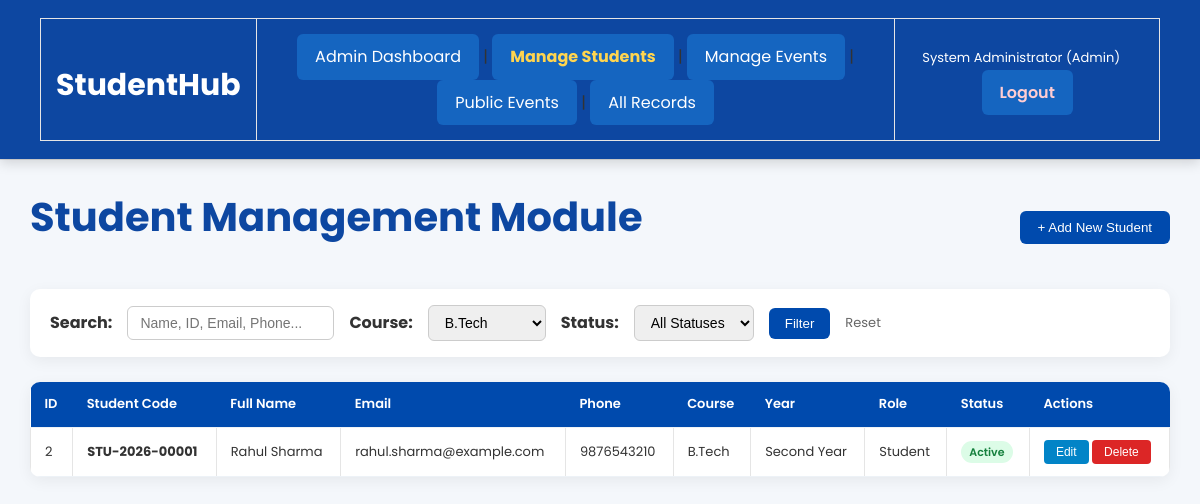
/manage_students.php?course=B.Tech (signed in), run on the app's committed database.
### tables this page shows
CREATE TABLE IF NOT EXISTS `students` (
    `id` INT AUTO_INCREMENT PRIMARY KEY,
    `student_id` VARCHAR(25) NOT NULL UNIQUE,
    `fullname` VARCHAR(100) NOT NULL,
    `username` VARCHAR(50) DEFAULT NULL UNIQUE,
    `email` VARCHAR(100) NOT NULL UNIQUE,
    `phone` VARCHAR(15) NOT NULL,
    `password_hash` VARCHAR(255) NOT NULL,
    `role` ENUM('Student', 'Admin') DEFAULT 'Student',
    `course` VARCHAR(50) NOT NULL,
    `year` VARCHAR(30) NOT NULL,
    `gender` ENUM('Male', 'Female', 'Other') NOT NULL,
    `status` ENUM('Active', 'Suspended', 'Pending') DEFAULT 'Active',
    `remember_token` VARCHAR(255) DEFAULT NULL,
    `created_at` TIMESTAMP DEFAULT CURRENT_TIMESTAMP,
    `updated_at` TIMESTAMP DEFAULT CURRENT_TIMESTAMP ON UPDATE CURRENT_TIMESTAMP,
    INDEX `idx_students_email` (`email`),
    INDEX `idx_students_course` (`course`),
    INDEX `idx_students_role` (`role`)
);

### manage_students.php (the view, shortened to what this page needs)
<?php
require_once __DIR__ . '/session_helper.php';
$conn = get_db_connection();
$search = trim($_GET['search'] ?? '');
$filterCourse = trim($_GET['course'] ?? '');
$sql = "SELECT id, student_id, fullname, username, email, phone, course, year, gender, status, role, created_at FROM students WHERE 1=1";
$params = [];
$types = "";
if (!empty($filterCourse) && $filterCourse !== 'All') {
    $sql .= " AND course = ?";
    $params[] = $filterCourse;
    $types .= "s";
}
$sql .= " ORDER BY id DESC";
$students = [];
$stmt = $conn->prepare($sql);
if ($stmt) {
    if (!empty($params)) {
        $stmt->bind_param($types, ...$params);
    }
    $stmt->execute();
    $res = $stmt->get_result();
    while ($row = $res->fetch_assoc()) {
        $students[] = $row;
    }
}
?>
<!DOCTYPE html>
<html lang="en">
<head>
    <link rel="stylesheet" href="dashboard.css">
    <link rel="stylesheet" href="common.css">
</head>
<body>
<hr>
<main class="admin-container">
    <div class="admin-header-bar">
        <h1>Student Management Module</h1>
        <button class="btn-add" onclick="openAddModal()">+ Add New Student</button>
    </div>
    <form method="get" action="manage_students.php" class="filter-panel">
        <label><strong>Search:</strong></label>
        <input type="text" name="search" placeholder="Name, ID, Email, Phone..." value="<?php echo htmlspecialchars($search); ?>">
        <label><strong>Course:</strong></label>
        <select name="course">
            <?php foreach (['B.Tech', 'BCA', 'B.Sc', 'M.Tech', 'MCA'] as $c): ?>
            <option value="<?php echo $c; ?>" <?php if ($filterCourse === $c) echo 'selected'; ?>><?php echo $c; ?></option>
            <?php endforeach; ?>
        </select>
        <label><strong>Status:</strong></label>
        <select name="status">
            <option value="All">All Statuses</option>
        </select>
        <button type="submit" class="btn-add" style="padding:8px 16px;">Filter</button>
        <a href="manage_students.php" style="color:#666;font-size:13px;text-decoration:none;">Reset</a>
    </form>
    <table class="data-table">
        <thead>
            <tr>
                <th>ID</th>
                <th>Student Code</th>
                <th>Full Name</th>
                <th>Email</th>
                <th>Phone</th>
                <th>Course</th>
                <th>Year</th>
                <th>Role</th>
                <th>Status</th>
                <th>Actions</th>
            </tr>
        </thead>
        <tbody>
            <?php if (!empty($students)): ?>
                <?php foreach ($students as $s): ?>
                <tr>
                    <td><?php echo $s['id']; ?></td>
                    <td><strong><?php echo htmlspecialchars($s['student_id']); ?></strong></td>
                    <td><?php echo htmlspecialchars($s['fullname']); ?></td>
                    <td><?php echo htmlspecialchars($s['email']); ?></td>
                    <td><?php echo htmlspecialchars($s['phone']); ?></td>
                    <td><?php echo htmlspecialchars($s['course']); ?></td>
                    <td><?php echo htmlspecialchars($s['year']); ?></td>
                    <td><?php echo htmlspecialchars($s['role']); ?></td>
                    <td><span class="status-pill status-<?php echo htmlspecialchars($s['status']); ?>"><?php echo htmlspecialchars($s['status']); ?></span></td>
                    <td style="white-space:nowrap;">
                        <button class="btn-action-edit" onclick='openEditModal(<?php echo json_encode($s); ?>)'>Edit</button>
                        <form method="post" action="manage_students.php" style="display:inline;" onsubmit="return confirm('Are you sure you want to delete this student record?');">
                            <button type="submit" class="btn-action-del">Delete</button>
                        </form>
                    </td>
                </tr>
                <?php endforeach; ?>
            <?php else: ?>
                <tr>
                    <td colspan="10" align="center" style="padding:30px;color:#777;">No students found matching your criteria.</td>
                </tr>
            <?php endif; ?>
        </tbody>
    </table>
</main>
</body>
</html>

### dashboard.css (style rules this page uses)
* { margin:0;padding:0;box-sizing:border-box }
body { font-family:'Poppins',sans-serif;background:#f4f7fb;color:#333;line-height:1.6 }
hr { border:none;height:1px;background:#ddd }
main { width:90%;margin:40px auto }
h1 { text-align:center;color:#0d47a1;font-size:40px;margin-bottom:20px }
table { width:100%;border-collapse:collapse }
th { background:#1565c0;color:#fff;padding:14px }
td { padding:15px;border:1px solid #e5e5e5;text-align:center }
a { text-decoration:none }

### manage_students.php (style rules this page uses)
.admin-container { width: 95%; max-width: 1300px; margin: 25px auto; }
.admin-header-bar { display: flex; justify-content: space-between; align-items: center; flex-wrap: wrap; gap: 15px; margin-bottom: 20px; }
.filter-panel { background: #ffffff; padding: 16px 20px; border-radius: 10px; box-shadow: 0 4px 15px rgba(0,0,0,0.06); margin-bottom: 25px; display: flex; gap: 15px; flex-wrap: wrap; align-items: center; }
.filter-panel input, .filter-panel select { padding: 8px 12px; border: 1px solid #ccc; border-radius: 6px; font-size: 14px; }
.btn-add { background: #004aad; color: #ffffff !important; padding: 9px 18px; border-radius: 6px; text-decoration: none; font-weight: 500; border: none; cursor: pointer; }
.btn-action-edit { background: #0284c7; color: #ffffff; padding: 5px 12px; border-radius: 4px; text-decoration: none; font-size: 12px; border: none; cursor: pointer; }
.btn-action-del { background: #dc2626; color: #ffffff; padding: 5px 12px; border-radius: 4px; text-decoration: none; font-size: 12px; border: none; cursor: pointer; }
.data-table { width: 100%; border-collapse: collapse; background: #ffffff; border-radius: 10px; overflow: hidden; box-shadow: 0 4px 15px rgba(0,0,0,0.06); }
.data-table th, .data-table td { padding: 12px 14px; text-align: left; border-bottom: 1px solid #edf2f7; font-size: 13px; }
.data-table th { background: #004aad; color: #ffffff; font-weight: 600; }
.status-pill { padding: 3px 8px; border-radius: 12px; font-size: 11px; font-weight: 600; }
.status-Active { background: #dcfce7; color: #15803d; }

### data on the page
students: id "2", student "STU-2026-00001", fullname "Rahul Sharma", email "rahul.sharma@example.com", phone "9876543210", course "B.Tech", year "Second Year", role "Student", status "Active"

### other printed values
$name "System Administrator"
$role "Admin"
form field course "B.Tech"
